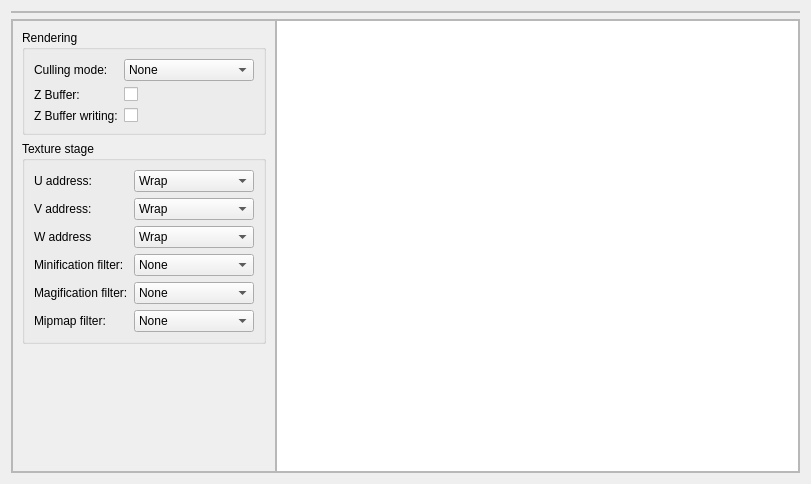
<?xml version="1.0" encoding="UTF-8"?>
<ui version="4.0">
 <class>MaterialEditorWindow</class>
 <widget class="QWidget" name="MaterialEditorWindow">
  <property name="geometry">
   <rect>
    <x>0</x>
    <y>0</y>
    <width>811</width>
    <height>484</height>
   </rect>
  </property>
  <property name="windowTitle">
   <string>Form</string>
  </property>
  <layout class="QVBoxLayout" name="verticalLayout_2">
   <item>
    <widget class="QFrame" name="toolbarFrame">
     <property name="frameShape">
      <enum>QFrame::StyledPanel</enum>
     </property>
     <property name="frameShadow">
      <enum>QFrame::Raised</enum>
     </property>
     <layout class="QHBoxLayout" name="horizontalLayout">
      <property name="spacing">
       <number>0</number>
      </property>
      <property name="margin">
       <number>0</number>
      </property>
     </layout>
    </widget>
   </item>
   <item>
    <widget class="QFrame" name="editorFrame">
     <property name="frameShape">
      <enum>QFrame::StyledPanel</enum>
     </property>
     <property name="frameShadow">
      <enum>QFrame::Raised</enum>
     </property>
     <layout class="QHBoxLayout" name="horizontalLayout_3">
      <property name="spacing">
       <number>0</number>
      </property>
      <property name="margin">
       <number>0</number>
      </property>
      <item>
       <widget class="QScrollArea" name="scrollArea">
        <property name="sizePolicy">
         <sizepolicy hsizetype="Preferred" vsizetype="Expanding">
          <horstretch>0</horstretch>
          <verstretch>0</verstretch>
         </sizepolicy>
        </property>
        <property name="widgetResizable">
         <bool>true</bool>
        </property>
        <widget class="QWidget" name="scrollAreaWidgetContents">
         <property name="geometry">
          <rect>
           <x>0</x>
           <y>0</y>
           <width>234</width>
           <height>454</height>
          </rect>
         </property>
         <layout class="QVBoxLayout" name="verticalLayout">
          <item>
           <widget class="QGroupBox" name="groupBox">
            <property name="title">
             <string>Rendering</string>
            </property>
            <layout class="QFormLayout" name="formLayout">
             <property name="sizeConstraint">
              <enum>QLayout::SetDefaultConstraint</enum>
             </property>
             <property name="formAlignment">
              <set>Qt::AlignLeading|Qt::AlignLeft|Qt::AlignTop</set>
             </property>
             <item row="0" column="0">
              <widget class="QLabel" name="label">
               <property name="text">
                <string>Culling mode:</string>
               </property>
              </widget>
             </item>
             <item row="2" column="0">
              <widget class="QLabel" name="label_2">
               <property name="text">
                <string>Z Buffer:</string>
               </property>
              </widget>
             </item>
             <item row="3" column="0">
              <widget class="QLabel" name="label_3">
               <property name="text">
                <string>Z Buffer writing:</string>
               </property>
              </widget>
             </item>
             <item row="0" column="1">
              <widget class="QComboBox" name="cullingMode">
               <item>
                <property name="text">
                 <string>None</string>
                </property>
               </item>
               <item>
                <property name="text">
                 <string>Clockwise</string>
                </property>
               </item>
               <item>
                <property name="text">
                 <string>Counter clockwise</string>
                </property>
               </item>
              </widget>
             </item>
             <item row="3" column="1">
              <widget class="QCheckBox" name="zBufferWriteEnabled">
               <property name="text">
                <string/>
               </property>
              </widget>
             </item>
             <item row="2" column="1">
              <widget class="QCheckBox" name="zBufferEnabled">
               <property name="text">
                <string/>
               </property>
              </widget>
             </item>
            </layout>
           </widget>
          </item>
          <item>
           <widget class="QGroupBox" name="groupBox_2">
            <property name="title">
             <string>Texture stage</string>
            </property>
            <layout class="QFormLayout" name="formLayout_2">
             <item row="0" column="0">
              <widget class="QLabel" name="label_4">
               <property name="text">
                <string>U address:</string>
               </property>
              </widget>
             </item>
             <item row="0" column="1">
              <widget class="QComboBox" name="uAddressMode">
               <item>
                <property name="text">
                 <string>Wrap</string>
                </property>
               </item>
               <item>
                <property name="text">
                 <string>Mirror</string>
                </property>
               </item>
               <item>
                <property name="text">
                 <string>Clamp</string>
                </property>
               </item>
               <item>
                <property name="text">
                 <string>Border</string>
                </property>
               </item>
               <item>
                <property name="text">
                 <string>Mirror once</string>
                </property>
               </item>
              </widget>
             </item>
             <item row="1" column="0">
              <widget class="QLabel" name="label_5">
               <property name="text">
                <string>V address:</string>
               </property>
              </widget>
             </item>
             <item row="1" column="1">
              <widget class="QComboBox" name="vAddressMode">
               <item>
                <property name="text">
                 <string>Wrap</string>
                </property>
               </item>
               <item>
                <property name="text">
                 <string>Mirror</string>
                </property>
               </item>
               <item>
                <property name="text">
                 <string>Clamp</string>
                </property>
               </item>
               <item>
                <property name="text">
                 <string>Border</string>
                </property>
               </item>
               <item>
                <property name="text">
                 <string>Mirror once</string>
                </property>
               </item>
              </widget>
             </item>
             <item row="2" column="0">
              <widget class="QLabel" name="label_6">
               <property name="text">
                <string>W address</string>
               </property>
              </widget>
             </item>
             <item row="2" column="1">
              <widget class="QComboBox" name="wAddressMode">
               <item>
                <property name="text">
                 <string>Wrap</string>
                </property>
               </item>
               <item>
                <property name="text">
                 <string>Mirror</string>
                </property>
               </item>
               <item>
                <property name="text">
                 <string>Clamp</string>
                </property>
               </item>
               <item>
                <property name="text">
                 <string>Border</string>
                </property>
               </item>
               <item>
                <property name="text">
                 <string>Mirror once</string>
                </property>
               </item>
              </widget>
             </item>
             <item row="3" column="0">
              <widget class="QLabel" name="label_7">
               <property name="text">
                <string>Minification filter:</string>
               </property>
              </widget>
             </item>
             <item row="3" column="1">
              <widget class="QComboBox" name="minFilter">
               <item>
                <property name="text">
                 <string>None</string>
                </property>
               </item>
               <item>
                <property name="text">
                 <string>Point</string>
                </property>
               </item>
               <item>
                <property name="text">
                 <string>Linear</string>
                </property>
               </item>
               <item>
                <property name="text">
                 <string>Anisotropic</string>
                </property>
               </item>
               <item>
                <property name="text">
                 <string>Pyramidal quad</string>
                </property>
               </item>
               <item>
                <property name="text">
                 <string>Gaussian quad</string>
                </property>
               </item>
              </widget>
             </item>
             <item row="4" column="0">
              <widget class="QLabel" name="label_8">
               <property name="text">
                <string>Magification filter:</string>
               </property>
              </widget>
             </item>
             <item row="5" column="0">
              <widget class="QLabel" name="label_9">
               <property name="text">
                <string>Mipmap filter:</string>
               </property>
              </widget>
             </item>
             <item row="5" column="1">
              <widget class="QComboBox" name="mipFilter">
               <item>
                <property name="text">
                 <string>None</string>
                </property>
               </item>
               <item>
                <property name="text">
                 <string>Point</string>
                </property>
               </item>
               <item>
                <property name="text">
                 <string>Linear</string>
                </property>
               </item>
               <item>
                <property name="text">
                 <string>Anisotropic</string>
                </property>
               </item>
               <item>
                <property name="text">
                 <string>Pyramidal quad</string>
                </property>
               </item>
               <item>
                <property name="text">
                 <string>Gaussian quad</string>
                </property>
               </item>
              </widget>
             </item>
             <item row="4" column="1">
              <widget class="QComboBox" name="magFilter">
               <item>
                <property name="text">
                 <string>None</string>
                </property>
               </item>
               <item>
                <property name="text">
                 <string>Point</string>
                </property>
               </item>
               <item>
                <property name="text">
                 <string>Linear</string>
                </property>
               </item>
               <item>
                <property name="text">
                 <string>Anisotropic</string>
                </property>
               </item>
               <item>
                <property name="text">
                 <string>Pyramidal quad</string>
                </property>
               </item>
               <item>
                <property name="text">
                 <string>Gaussian quad</string>
                </property>
               </item>
              </widget>
             </item>
            </layout>
           </widget>
          </item>
          <item>
           <spacer name="verticalSpacer">
            <property name="orientation">
             <enum>Qt::Vertical</enum>
            </property>
            <property name="sizeHint" stdset="0">
             <size>
              <width>20</width>
              <height>40</height>
             </size>
            </property>
           </spacer>
          </item>
         </layout>
        </widget>
       </widget>
      </item>
      <item>
       <widget class="QTextEdit" name="scriptEditor"/>
      </item>
     </layout>
    </widget>
   </item>
  </layout>
 </widget>
 <resources/>
 <connections/>
</ui>
